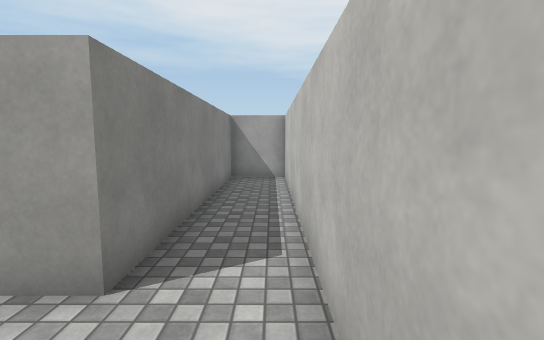
view 1 (above)

16 first-person views from a walk through a Unity game level. The camera is 1.5 m above the floor, tilts 6° down and sees 85° across. The floor is counted in squares, 1 m on a side. Each view is taken from the middle of a square. On the plan, view 1 faces up. The plan holds only what a view shows up to about 15 squares ahead; the rest is blank. The player is left out. Surface patterns are stand-ins for the level's own textures.

view 2
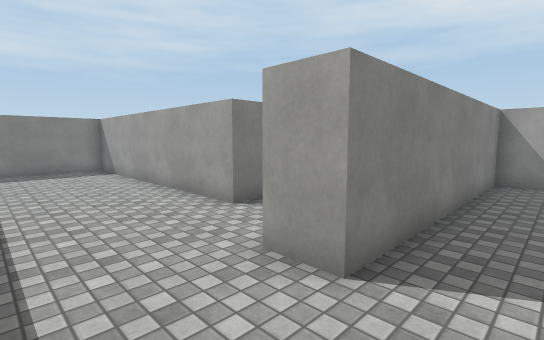

view 3
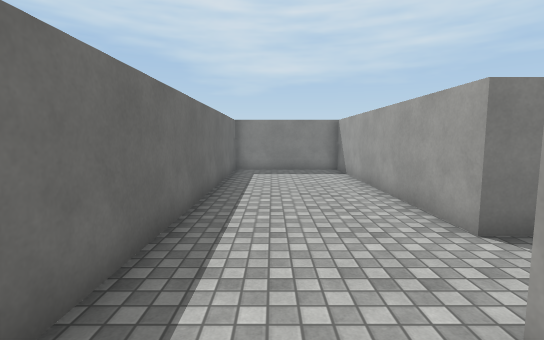

view 4
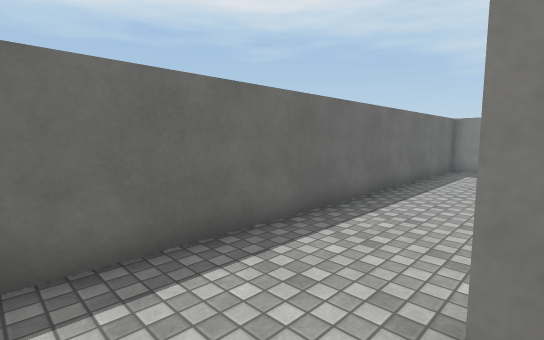

view 5
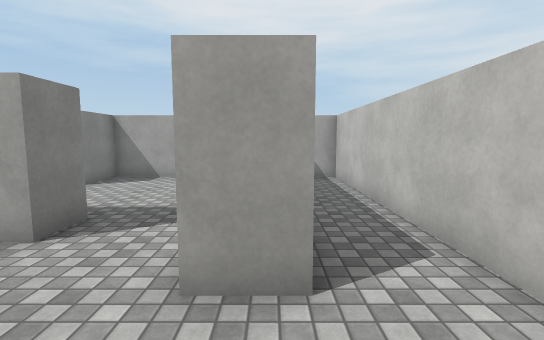

view 6
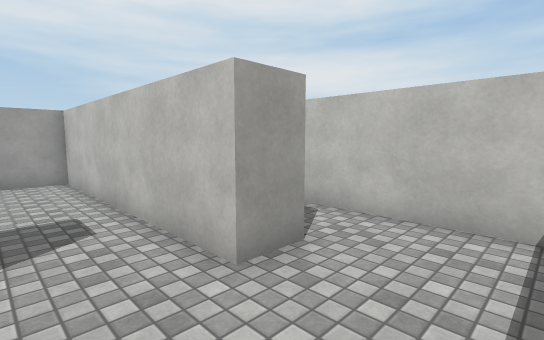

view 7
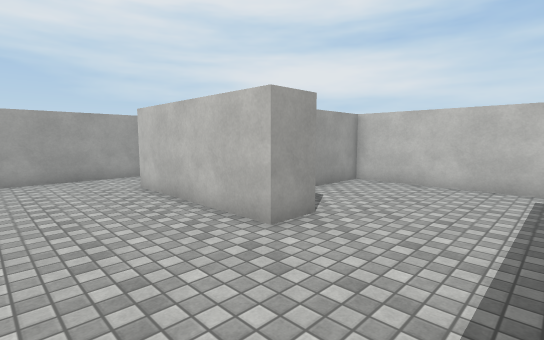

view 8
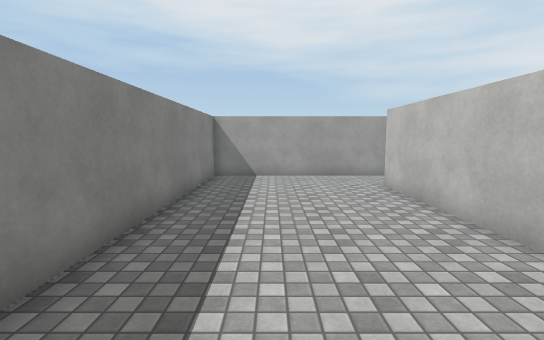

view 9
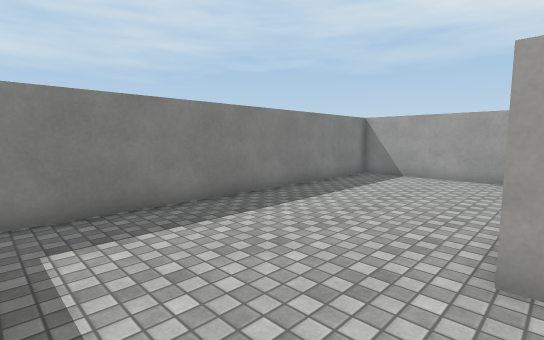

view 10
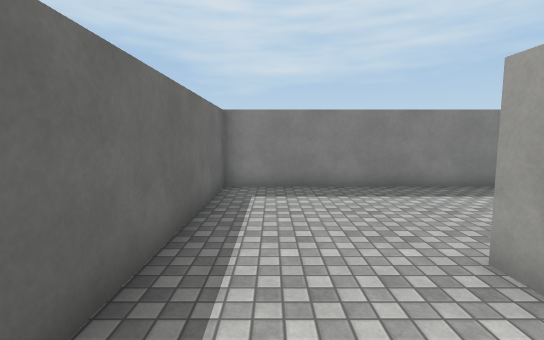

view 11
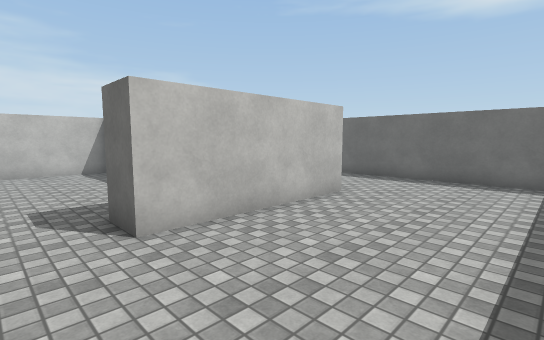

view 12
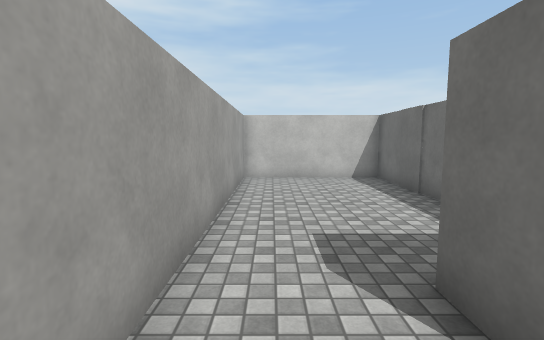

view 13
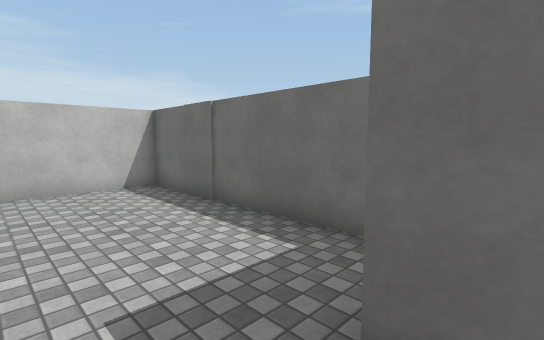

view 14
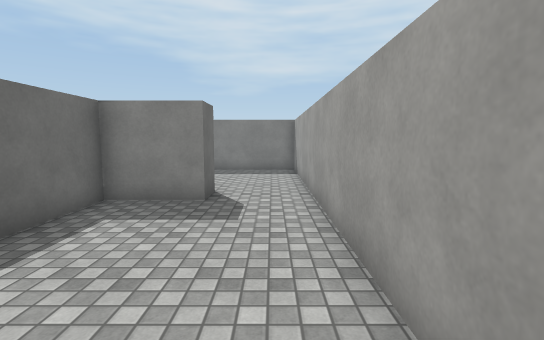

view 15
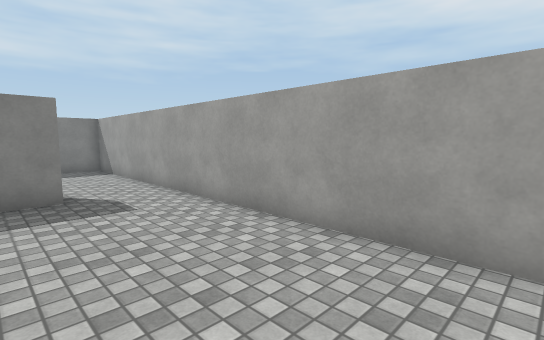

view 16
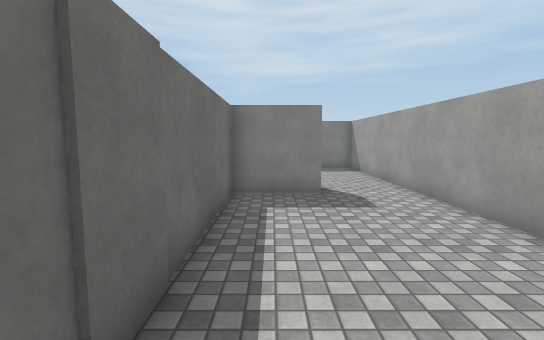

### Floor plan
Ten units are one square. View 1 is at (0, 0); x grows to the right and y downward. Boxes are objects, and circles mark ways between rooms. Rooms are numbered by the first view taken in them; rooms with no view inside come last. Other rooms are left out.
<svg viewBox="-159 -186 169 199">
<path fill="none" stroke="#000" d="M-55 -55 -55 -42 -154 -42 -154 8 0 8M5 -1 5 -116 -16 -116 -16 -27 -29 -27 -29 -54M-94 -181 -154 -181 -154 -55 -69 -55M-29 -54 -29 -116 -81 -116 -81 -96 -94 -96 -94 -154M-94 -154 -81 -154 -81 -129 5 -129 5 -181 -94 -181"/>
<circle cx="-45" cy="-45" r="3" fill="#2a7"/>
<circle cx="-85" cy="-165" r="3" fill="#2a7"/>
<text x="-60" y="-30">1</text>
<text x="-100" y="-100">2</text>
<text x="-40" y="-160">3</text>
</svg>
Room 1 opens to room 2. Room 2 opens to room 3.

Where each view was taken, in squares from view 1:
view 1: 0 up, 0 right, facing up
view 2: 0 up, 0 right, facing up-left
view 3: 1 up, 1 left, facing left
view 4: 3 up, 0 right, facing down-left
view 5: 0 up, 2 left, facing up
view 6: 0 up, 5 left, facing up-right
view 7: 6 up, 13 left, facing up-right
view 8: 6 up, 13 left, facing up
view 9: 6 up, 9 left, facing up-left
view 10: 7 up, 6 left, facing left
view 11: 17 up, 14 left, facing down-right
view 12: 17 up, 11 left, facing right
view 13: 17 up, 9 left, facing down-right
view 14: 17 up, 1 left, facing left
view 15: 14 up, 0 right, facing up-left
view 16: 14 up, 0 right, facing left
